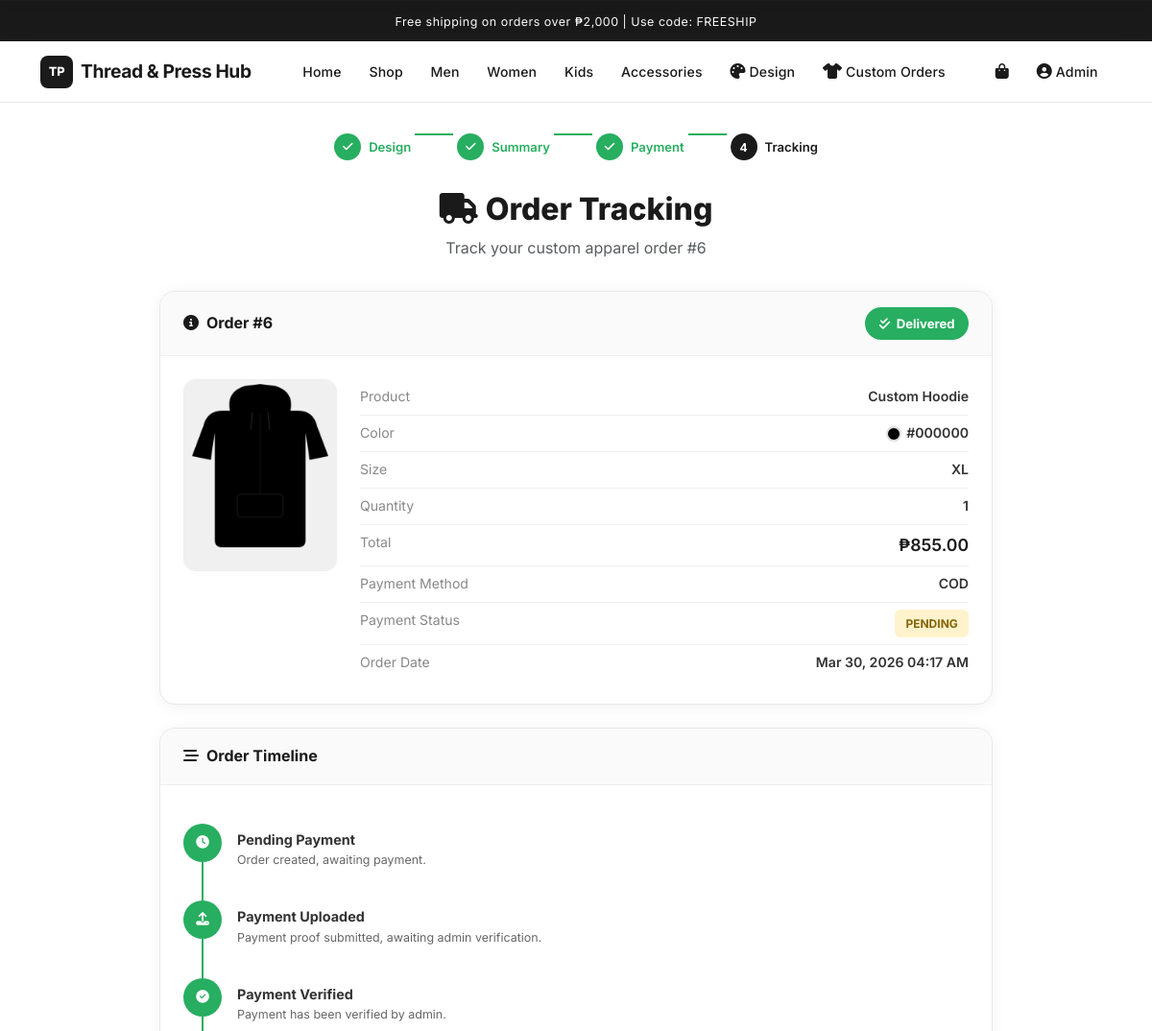
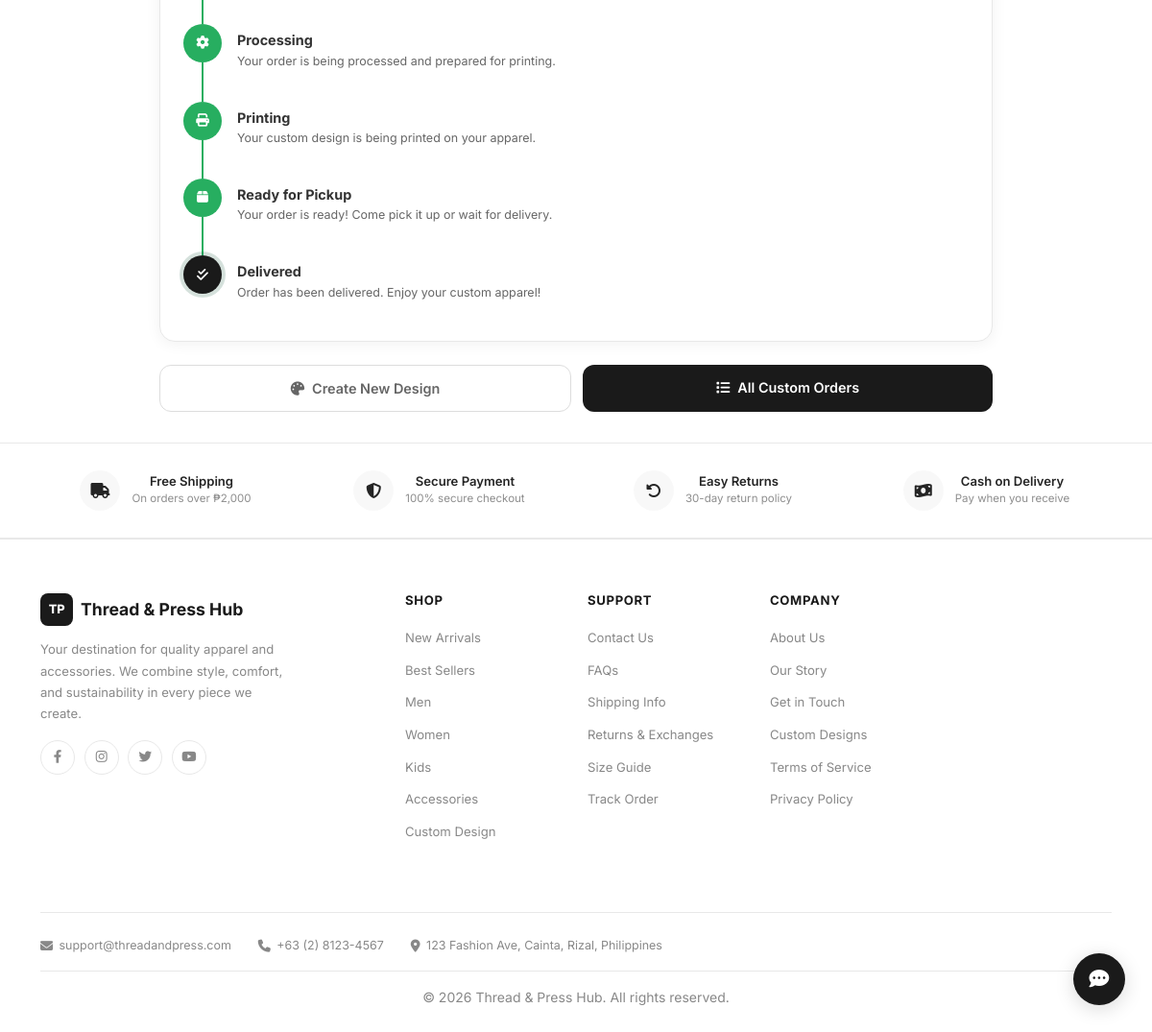
The page /custom-order-tracking.php?order_id=6 (signed in) on the database its author committed (2 pictures, top to bottom).
### tables this page shows
CREATE TABLE `custom_orders` (
  `id` int(11) NOT NULL,
  `user_id` int(11) NOT NULL,
  `design_id` int(11) NOT NULL,
  `design_image` varchar(500) NOT NULL,
  `product_type` varchar(50) NOT NULL DEFAULT 'tshirt',
  `apparel_color` varchar(20) DEFAULT '#FFFFFF',
  `size` varchar(10) NOT NULL DEFAULT 'M',
  `quantity` int(11) NOT NULL DEFAULT 1,
  `base_price` decimal(10,2) NOT NULL DEFAULT 0.00,
  `print_cost` decimal(10,2) NOT NULL DEFAULT 0.00,
  `color_cost` decimal(10,2) NOT NULL DEFAULT 0.00,
  `subtotal` decimal(10,2) NOT NULL DEFAULT 0.00,
  `discount_type` varchar(20) DEFAULT 'regular',
  `discount_amount` decimal(10,2) DEFAULT 0.00,
  `total_price` decimal(10,2) NOT NULL DEFAULT 0.00,
  `status` enum('pending_payment','payment_uploaded','payment_verified','processing','printing','ready_pickup','delivered','cancelled') DEFAULT 'pending_payment',
  `notes` text DEFAULT NULL,
  `admin_notes` text DEFAULT NULL,
  `created_at` timestamp NOT NULL DEFAULT current_timestamp(),
  `updated_at` timestamp NOT NULL DEFAULT current_timestamp() ON UPDATE current_timestamp()
);

CREATE TABLE `custom_order_payments` (
  `id` int(11) NOT NULL,
  `custom_order_id` int(11) NOT NULL,
  `payment_method` enum('gcash','maya','cod') NOT NULL,
  `payment_proof` varchar(500) DEFAULT NULL,
  `reference_number` varchar(100) DEFAULT NULL,
  `amount` decimal(10,2) NOT NULL DEFAULT 0.00,
  `payment_status` enum('pending','verified','rejected') DEFAULT 'pending',
  `admin_notes` text DEFAULT NULL,
  `created_at` timestamp NOT NULL DEFAULT current_timestamp(),
  `updated_at` timestamp NOT NULL DEFAULT current_timestamp() ON UPDATE current_timestamp()
);

### custom-order-tracking.php (the view, shortened to what this page needs)
<?php
require 'includes/config.php';
$orderId = intval($_GET['order_id'] ?? 0);
$stmt = $conn->prepare("SELECT co.*, cd.design_image as design_preview, cd.design_data, cd.notes as design_notes FROM custom_orders co LEFT JOIN custom_designs cd ON co.design_id = cd.id WHERE co.id = ? AND co.user_id = ?");
$stmt->bind_param("ii", $orderId, $_SESSION['user_id']);
$stmt->execute();
$order = $stmt->get_result()->fetch_assoc();
$payStmt = $conn->prepare("SELECT * FROM custom_order_payments WHERE custom_order_id = ? ORDER BY created_at DESC LIMIT 1");
$payStmt->bind_param("i", $orderId);
$payStmt->execute();
$payment = $payStmt->get_result()->fetch_assoc();
$typeNames = ['tshirt' => 'T-Shirt', 'hoodie' => 'Hoodie', 'polo' => 'Polo'];
$typeName = $typeNames[$order['product_type']] ?? 'T-Shirt';
$statusConfig = [
    'pending_payment'    => ['label' => 'Pending Payment',    'icon' => 'fas fa-clock',         'color' => '#e67e22', 'step' => 0],
    'payment_uploaded'   => ['label' => 'Payment Uploaded',   'icon' => 'fas fa-upload',        'color' => '#3498db', 'step' => 1],
    'payment_verified'   => ['label' => 'Payment Verified',   'icon' => 'fas fa-check-circle',  'color' => '#27ae60', 'step' => 2],
    'processing'         => ['label' => 'Processing',         'icon' => 'fas fa-cog',           'color' => '#8e44ad', 'step' => 3],
    'printing'           => ['label' => 'Printing',           'icon' => 'fas fa-print',         'color' => '#2980b9', 'step' => 4],
    'ready_pickup'       => ['label' => 'Ready for Pickup',   'icon' => 'fas fa-box',           'color' => '#16a085', 'step' => 5],
    'delivered'          => ['label' => 'Delivered',           'icon' => 'fas fa-check-double',  'color' => '#27ae60', 'step' => 6],
    'cancelled'          => ['label' => 'Cancelled',          'icon' => 'fas fa-times-circle',  'color' => '#e74c3c', 'step' => -1],
];
$currentStatus = $statusConfig[$order['status']] ?? $statusConfig['pending_payment'];
$currentStep = $currentStatus['step'];
?>
<?php include 'includes/header/header.php'; ?>
<div class="tracking-container">
    <div class="order-steps">
        <div class="order-step completed"><span class="step-num"><i class="fas fa-check"></i></span> Design</div>
        <div class="step-connector completed"></div>
        <div class="order-step completed"><span class="step-num"><i class="fas fa-check"></i></span> Summary</div>
        <div class="step-connector completed"></div>
        <div class="order-step completed"><span class="step-num"><i class="fas fa-check"></i></span> Payment</div>
        <div class="step-connector completed"></div>
        <div class="order-step active"><span class="step-num">4</span> Tracking</div>
    </div>
    <div class="tracking-header">
        <h1><i class="fas fa-truck me-2"></i>Order Tracking</h1>
        <p class="text-muted">Track your custom apparel order #<?php echo $orderId; ?></p>
    </div>
    <div class="tracking-card">
        <div class="tracking-card-header">
            <span><i class="fas fa-info-circle me-2"></i>Order #<?php echo $orderId; ?></span>
            <span class="order-status-badge" style="background:<?php echo $currentStatus['color']; ?>">
                <i class="<?php echo $currentStatus['icon']; ?>"></i>
                <?php echo $currentStatus['label']; ?>
            </span>
        </div>
        <div class="tracking-card-body">
            <div class="order-detail-grid">
                <div>
                    <img src="<?php echo htmlspecialchars($order['design_image']); ?>" class="order-detail-img" alt="Design" onerror="this.src='https://placehold.co/200x250/f0f0f0/999?text=Design'">
                </div>
                <div>
                    <ul class="order-info-list">
                        <li>
                            <span class="label">Product</span>
                            <span class="value">Custom <?php echo htmlspecialchars($typeName); ?></span>
                        </li>
                        <li>
                            <span class="label">Color</span>
                            <span class="value"><span class="color-swatch" style="background:<?php echo htmlspecialchars($order['apparel_color']); ?>"></span><?php echo htmlspecialchars($order['apparel_color']); ?></span>
                        </li>
                        <li>
                            <span class="label">Size</span>
                            <span class="value"><?php echo htmlspecialchars($order['size']); ?></span>
                        </li>
                        <li>
                            <span class="label">Quantity</span>
                            <span class="value"><?php echo (int)$order['quantity']; ?></span>
                        </li>
                        <li>
                            <span class="label">Total</span>
                            <span class="value" style="color:var(--accent-green,#2d6a4f); font-size:1.1rem;">₱<?php echo number_format($order['total_price'], 2); ?></span>
                        </li>
                        <?php if ($payment): ?>
                        <li>
                            <span class="label">Payment Method</span>
                            <span class="value"><?php echo strtoupper(htmlspecialchars($payment['payment_method'])); ?></span>
                        </li>
                        <li>
                            <span class="label">Payment Status</span>
                            <span class="payment-info-badge <?php echo htmlspecialchars($payment['payment_status']); ?>">
                                <?php echo htmlspecialchars($payment['payment_status']); ?>
                            </span>
                        </li>
                        <?php endif; ?>
                        <li>
                            <span class="label">Order Date</span>
                            <span class="value"><?php echo date('M d, Y h:i A', strtotime($order['created_at'])); ?></span>
                        </li>
                    </ul>
                </div>
            </div>
        </div>
    </div>
    <div class="tracking-card">
        <div class="tracking-card-header">
            <span><i class="fas fa-stream me-2"></i>Order Timeline</span>
        </div>
        <div class="tracking-card-body">
            <?php if ($order['status'] === 'cancelled'): ?>
                <div class="order-timeline">
                    <div class="timeline-item cancelled">
                        <div class="timeline-icon"><i class="fas fa-times"></i></div>
                        <div class="timeline-content">
                            <h6>Order Cancelled</h6>
                            <p>This order has been cancelled.</p>
                        </div>
                    </div>
                </div>
            <?php else: ?>
                <div class="order-timeline">
                    <?php
                    $steps = [
                        ['step' => 0, 'icon' => 'fas fa-clock',        'title' => 'Pending Payment',    'desc' => 'Order created, awaiting payment.'],
                        ['step' => 1, 'icon' => 'fas fa-upload',       'title' => 'Payment Uploaded',   'desc' => 'Payment proof submitted, awaiting admin verification.'],
                        ['step' => 2, 'icon' => 'fas fa-check-circle', 'title' => 'Payment Verified',   'desc' => 'Payment has been verified by admin.'],
                        ['step' => 3, 'icon' => 'fas fa-cog',          'title' => 'Processing',         'desc' => 'Your order is being processed and prepared for printing.'],
                        ['step' => 4, 'icon' => 'fas fa-print',        'title' => 'Printing',           'desc' => 'Your custom design is being printed on your apparel.'],
                        ['step' => 5, 'icon' => 'fas fa-box',          'title' => 'Ready for Pickup',   'desc' => 'Your order is ready! Come pick it up or wait for delivery.'],
                        ['step' => 6, 'icon' => 'fas fa-check-double', 'title' => 'Delivered',          'desc' => 'Order has been delivered. Enjoy your custom apparel!'],
                    ];
                    foreach ($steps as $s):
                        $stepClass = '';
                        if ($s['step'] < $currentStep) $stepClass = 'completed';
                        elseif ($s['step'] == $currentStep) $stepClass = 'current';
                    ?>
                    <div class="timeline-item <?php echo $stepClass; ?>">
                        <div class="timeline-icon"><i class="<?php echo $s['icon']; ?>"></i></div>
                        <?php if ($s !== end($steps)): ?>
                        <div class="timeline-line"></div>
                        <?php endif; ?>
                        <div class="timeline-content">
                            <h6><?php echo $s['title']; ?></h6>
                            <p><?php echo $s['desc']; ?></p>
                        </div>
                    </div>
                    <?php endforeach; ?>
                </div>
            <?php endif; ?>
        </div>
    </div>
    <div class="btn-action-row">
        <a href="custom-design.php" class="btn-track-outline">
            <i class="fas fa-palette me-2"></i>Create New Design
        </a>
        <a href="my-custom-orders.php" class="btn-track-primary">
            <i class="fas fa-list me-2"></i>All Custom Orders
        </a>
    </div>
</div>
<?php include 'includes/footer/footer.php'; ?>

### css/style.css (style rules this page uses)
* { margin: 0; padding: 0; box-sizing: border-box; }
html, body { margin: 0 !important; padding: 0 !important; }
:root { --primary: #1a1a1a; --primary-light: #333333; --secondary: #666666; --accent: #c8a96e; --accent-hover: #b89555; --text-dark: #1a1a1a; --text-medium: #555555; --text-light: #888888; --bg-white: #ffffff; --bg-light: #f8f8f8; --bg-gray: #f2f2f2; --border-light: #e8e8e8; --border-medium: #d0d0d0; --success: #22c55e; --danger: #ef4444; --warning: #f59e0b; --info: #3b82f6; --shadow-sm: 0 1px 3px rgba(0,0,0,0.06); --shadow-md: 0 4px 12px rgba(0,0,0,0.08); --shadow-lg: 0 8px 30px rgba(0,0,0,0.12); --radius-sm: 8px; --radius-md: 12px; --radius-lg: 16px; --radius-xl: 24px; --transition: all 0.25s ease; --coffee-dark: #1a1a1a; --coffee-brown: #333333; --coffee-light: #666666; --coffee-cream: #f2f2f2; --accent-green: #1a1a1a; }
body { font-family: 'Inter', -apple-system, BlinkMacSystemFont, 'Segoe UI', Roboto, sans-serif; color: var(--text-dark); background-color: var(--bg-white); line-height: 1.6; -webkit-font-smoothing: antialiased; -moz-osx-font-smoothing: grayscale; padding-top: 0 !important; }
.color-swatch { width: 24px; height: 24px; border-radius: 50%; border: 2px solid var(--border-light); cursor: pointer; transition: var(--transition); display: inline-block; }

### rows shown on the page
custom_orders: status "Delivered", design_image (picture), product_type "Hoodie", apparel_color "#000000", size "XL", quantity "1", total_price "855.00", created_at "Mar 30, 2026 04:17 AM"
custom_order_payments: payment_method "COD", payment_status "PENDING"

### other values the page prints
$_SESSION['user_name'] "Admin"
$orderId "6"
$s['title'] "Pending Payment"
$s['desc'] "Order created, awaiting payment."
$s['title'] "Payment Uploaded"
$s['desc'] "Payment proof submitted, awaiting admin verification."
$s['title'] "Payment Verified"
$s['desc'] "Payment has been verified by admin."
$s['title'] "Processing"
$s['desc'] "Your order is being processed and prepared for printing."
$s['title'] "Printing"
$s['desc'] "Your custom design is being printed on your apparel."
$s['title'] "Ready for Pickup"
$s['desc'] "Your order is ready! Come pick it up or wait for delivery."
$s['title'] "Delivered"
